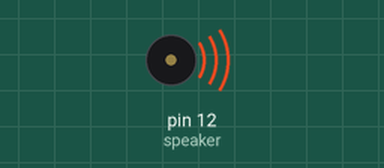
This sketch was run on a simulated Arduino Uno, built with avr-gcc and run on an emulated ATmega328P. Parts: buzzer (waves = sounding).

Above: at 0.3 s.
At 4.7 s:
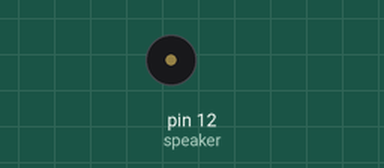
Timing chart, 0 to 6.0 s (numbered marks = the images above):
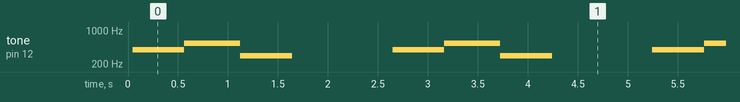

Measured:
- by itself, tone on pin 12 (speaker): repeats every 2.6 s: 534 Hz 0.56 s, 298 Hz 0.52 s, silent 1.0 s, 396 Hz 0.52 s

The sketch:

Speaker.ino
```cpp
const int speaker=12;
void setup() {
pinMode(speaker,OUTPUT);
}

void loop() {
wave(speaker,400,500);
delay(50);
wave(speaker,540,500);
delay(50);
wave(speaker,300,500);
delay(1000);
}

void wave(int pin,float frequency,int duration){
float period =1/frequency*1000*1000;
long int startTime=millis();
while(millis()-startTime<duration){
digitalWrite(pin,HIGH);
delayMicroseconds(period/2);
digitalWrite(pin,LOW);
delayMicroseconds(period/2);

}
}
```
